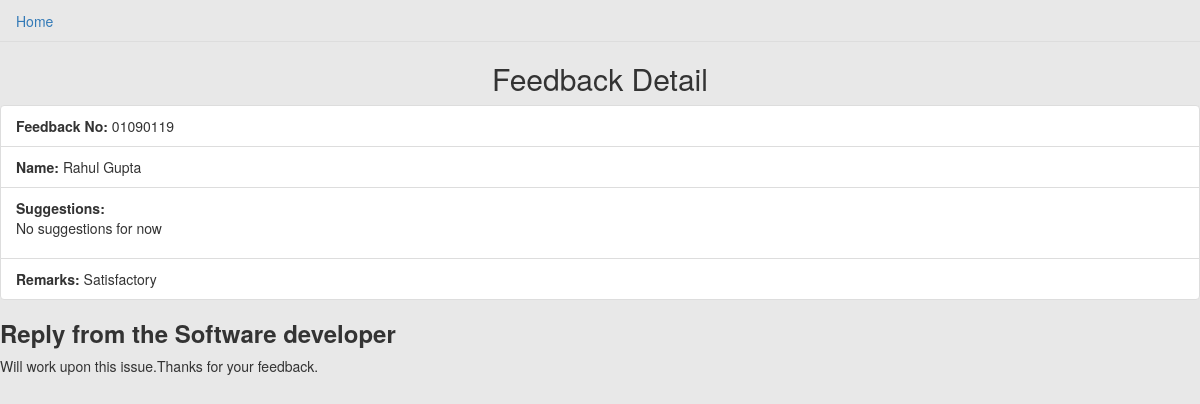
The page /vehicle/index2/fb_list/01090119/ (signed in) on the database its author committed.
### vehicle/models.py (models this page shows, shortened)
class FeedBack(models.Model):
	fb_no = models.CharField(max_length=128)
	user = models.ForeignKey(UserProfile,null=True)
	Suggestions = models.CharField(max_length=128)
	Remarks = models.CharField(max_length=128)
	status = models.IntegerField(default=0)
	fb_sub_time = models.DateTimeField(auto_now=False,auto_now_add=True)

class UserProfile(models.Model):
	user = models.OneToOneField(User,on_delete=models.CASCADE)
	name = models.CharField(max_length=128)
	designation = models.CharField(max_length=128)
	seqno = models.IntegerField(default=0)
	contact = models.CharField(blank=True,max_length=128)

class FeedbackReply(models.Model):
	feedback = models.ForeignKey(FeedBack,null=True)
	reply = models.CharField(max_length=128)
	reply_sub_time = models.DateTimeField(auto_now=False,auto_now_add=True)

### vehicle/views.py (the view)
# urls.py: url(r'^index2/fb_list/(?P<fb_no>[\w|\W]+)/$',views.fb_userdetail_cum_reply,name='fb_userdetail_cum_reply'),
def fb_userdetail_cum_reply(request,fb_no):
	if request.user.is_authenticated():
		a = get_object_or_404(FeedBack,fb_no=fb_no)
		b = get_object_or_404(FeedbackReply,feedback=a)
		return render(request,'last_page.html',{'a':a,'b':b})

### templates/last_page.html (shortened to what this page needs)
<!DOCTYPE html>
<html>
<head>
  <link rel="stylesheet" href="https://maxcdn.bootstrapcdn.com/bootstrap/3.3.7/css/bootstrap.min.css">
</head>
<body style="background-color: #E8E8E8;">
 <ul class="nav nav-tabs">
  <li role="presentation"><a href="/vehicle/index2/">Home</a></li>
</ul>
<h2 align="center">Feedback Detail</h2>
	<ul class="list-group">
  <li class="list-group-item"><strong>Feedback No:</strong>  {{ a.fb_no }}</li>
  <li class="list-group-item"><strong>Name:</strong> {{ a.user.name }}</li>
  <li class="list-group-item"><strong>Suggestions: </strong> <p>{{ a.Suggestions }}</p></li>
  <li class="list-group-item"><strong>Remarks:</strong>  {{ a.Remarks }}</li>
</ul>
<h3><strong>Reply from the Software developer</strong></h3>
<p> {{ b.reply }}</p>
</body>
</html>

### templates/last_page.html (style rules this page uses)
.list-group { background-color: #E8E8E8; }

### rows shown on the page
FeedBack: fb_no "01090119", user.name "Rahul Gupta", Suggestions "No suggestions for now", Remarks "Satisfactory"
FeedbackReply: reply "Will work upon this issue.Thanks for your feedback."
